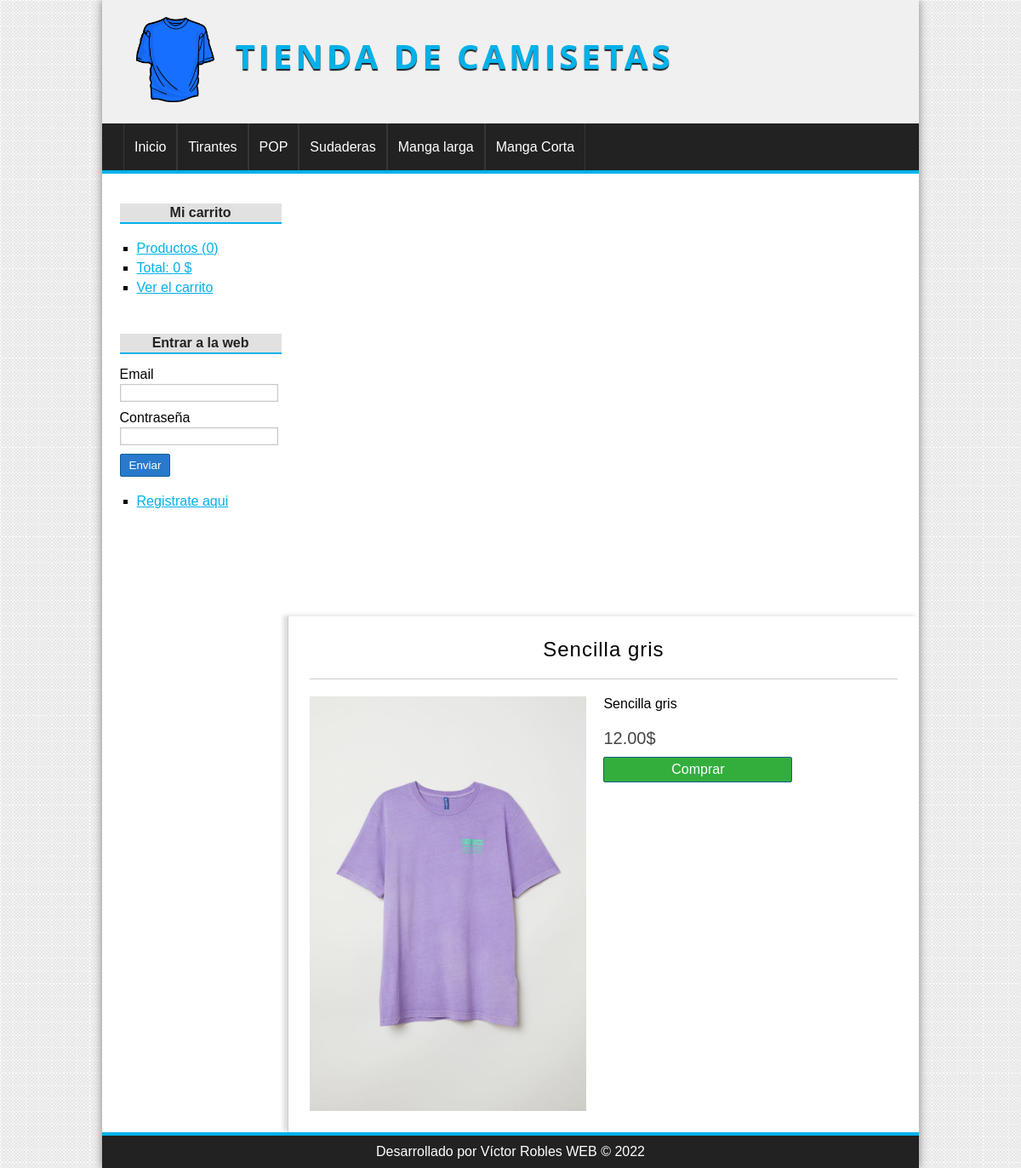
/Camisetas/producto/ver&id=3, run on the app's committed database.
### tables this page shows
CREATE TABLE `categorias` (
  `id` int NOT NULL,
  `nombre` varchar(100) NOT NULL
);

CREATE TABLE `productos` (
  `id` int NOT NULL,
  `categoria_id` int NOT NULL,
  `nombre` varchar(100) NOT NULL,
  `descripcion` text,
  `precio` float(100,2) NOT NULL,
  `stock` int NOT NULL,
  `oferta` varchar(2) DEFAULT NULL,
  `fecha` date NOT NULL,
  `imagen` varchar(255) DEFAULT NULL
);

### Camisetas/config/db.php (called while the page is built)
<?php
class Database{
	public static function connect(){
		$db = new mysqli('localhost', 'root', '', 'tienda_master');
		$db->query("SET NAMES 'utf8'");
		return $db;
	}
}

### Camisetas/helpers/Utils.php (called while the page is built, shortened)
<?php
class Utils{
	public static function showCategorias(){
		require_once 'models/Categoria.php';
		$categoria = new Categoria();
		$categorias = $categoria->getAll();
		return $categorias;
	}
}

### Camisetas/models/Categoria.php (called while the page is built, shortened)
<?php
class Categoria{
	private $db;
	public function __construct() {
		$this->db = Database::connect();
	}
	public function getAll(){
		$categorias = $this->db->query("SELECT * FROM categorias ORDER BY id DESC;");
		return $categorias;
	}
}

### Camisetas/controllers/ProductoController.php (called while the page is built, shortened)
<?php
require_once 'models/Producto.php';
class productoController{
	public function ver(){
		if(isset($_GET['id'])){
			$id = $_GET['id'];
			$producto = new Producto();
			$producto->setId($id);
			$product = $producto->getOne();
		}
		require_once 'views/producto/ver.php';
	}
}

### Camisetas/models/Producto.php (called while the page is built, shortened)
<?php
class Producto{
	private $id;
	private $db;
	public function __construct() {
		$this->db = Database::connect();
	}
	function getId() {
		return $this->id;
	}
	function setId($id) {
		$this->id = $id;
	}
	public function getOne(){
		$producto = $this->db->query("SELECT * FROM productos WHERE id = {$this->getId()}");
		return $producto->fetch_object();
	}
}

### Camisetas/views/producto/ver.php (the view)
<?php if (isset($product)): ?>
	<h1><?= $product->nombre ?></h1>
	<div id="detail-product">
		<div class="image">
			<?php if ($product->imagen != null): ?>
				<img src="<?= base_url ?>uploads/images/<?= $product->imagen ?>" />
			<?php else: ?>
				<img src="<?= base_url ?>assets/img/camiseta.png" />
			<?php endif; ?>
		</div>
		<div class="data">
			<p class="description"><?= $product->descripcion ?></p>
			<p class="price"><?= $product->precio ?>$</p>
			<a href="<?=base_url?>carrito/add&id=<?=$product->id?>" class="button">Comprar</a>
		</div>
	</div>
<?php else: ?>
	<h1>El producto no existe</h1>
<?php endif; ?>

### Camisetas/views/layout/header.php (shortened to what this page needs)
<!DOCTYPE HTML>
<html lang="es">
	<head>
		<link rel="stylesheet" href="<?=base_url?>assets/css/styles.css" />
	</head>
	<body>
		<div id="container">
			<header id="header">
				<div id="logo">
					<img src="<?=base_url?>assets/img/camiseta.png" alt="Camiseta Logo" />
					<a href="<?=base_url?>">
						Tienda de camisetas
					</a>
				</div>
			</header>
			<?php $categorias = Utils::showCategorias(); ?>
			<nav id="menu">
				<ul>
					<li>
						<a href="<?=base_url?>">Inicio</a>
					</li>
					<?php while($cat = $categorias->fetch_object()): ?>
						<li>
							<a href="<?=base_url?>categoria/ver&id=<?=$cat->id?>"><?=$cat->nombre?></a>
						</li>
					<?php endwhile; ?>
				</ul>
			</nav>
			<div id="content">

### Camisetas/assets/css/styles.css (style rules this page uses)
* { padding: 0px; margin: 0px; font-family: sans-serif, Helvetica, Arial; }
body { background: url(../img/bg.png); }
a { color: #01B1EA; }
#container { width: 80%; margin: 0px auto; box-shadow: 0px 0px 10px gray; background: white; }
#header { height: 145px; background: #F0F0F0; }
#logo { padding: 20px; margin-left: 20px; float:left; }
#logo img { float:left; height: 100px; }
#logo a { float:left; font-size: 40px; letter-spacing: 4px; font-family: 'Open Sans', Helvetica, Arial; text-transform: uppercase; color: #01B1EA; font-weight: bold; text-decoration: none; margin-top: 18px; margin-left: 25px; text-shadow: 0px 2px 1px #222222; transition: all 300ms; }
#menu { clear:both; background: #222; color: white; height: 55px; border-bottom: 4px solid #01B1EA; }
#menu ul { list-style: none; text-decoration: none; margin: 0px auto; margin-left: 25px; }
#menu ul li { line-height: 55px; float:left; border-right: 1px solid #363636; }
#menu a { display: block; color: white; text-decoration: none; padding-left: 12px; padding-right: 12px; transition: all 300ms; }
#menu a:first-child { border-left: 1px solid #363636; }
#content { margin: 0px auto; overflow: hidden; background: white; }
input[type="button"], input[type="submit"], button, .button { display: block; border-radius: 2px; width: auto; padding: 5px; padding-left: 10px; padding-right: 10px; color: white; background: #2979CD; border: 1px solid #11608E; cursor:pointer; }
.button { background: #33AE3D; color: white !important; text-decoration: none; }
#central h1 { font-size: 24px; font-weight: normal; letter-spacing: 1px; text-align: center; border-bottom: 1px solid #ccc; margin-bottom: 20px; padding: 20px; padding-top: 0px; }
#detail-product { width: 100%; }
#detail-product .image { display: block; width: 47%; float:left; }
#detail-product img { display: block; width: 100%; float:left; }
#detail-product .data { width: 50%; float:right; }
#detail-product .description { margin-bottom: 20px; }
#detail-product .price { margin-bottom: 10px; font-size: 20px; color: #444; }
#detail-product .button { width: 200px; text-align: center; }

### data on the page
categorias: nombre "Tirantes"
categorias: nombre "POP"
categorias: nombre "Sudaderas"
categorias: nombre "Manga larga"
categorias: nombre "Manga Corta"
productos: nombre "Sencilla gris", imagen (picture), descripcion "Sencilla gris", precio "12.00"

### other printed values
$stats['count'] "0"
$stats['total'] "0"
